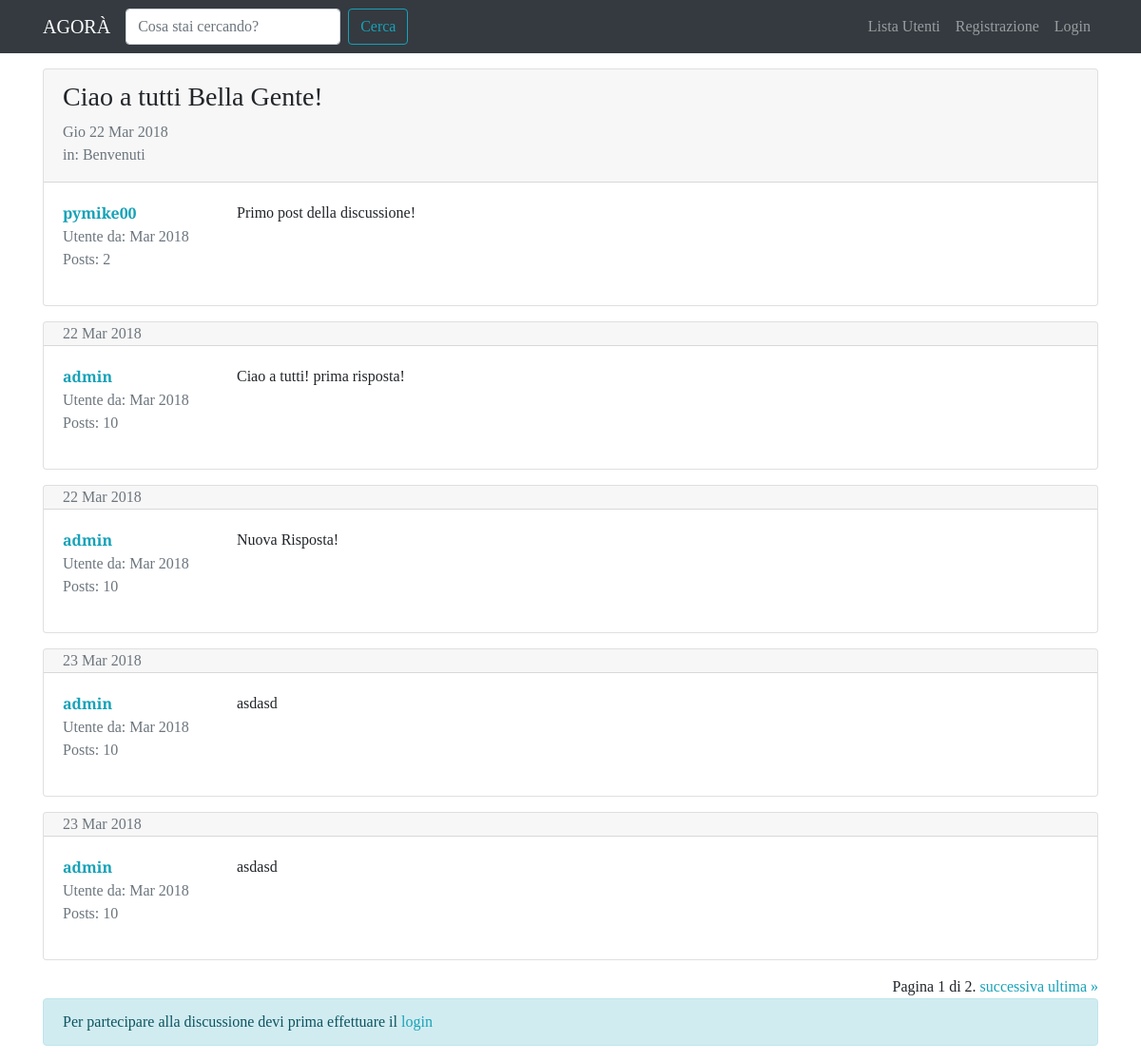
The page /forum/discussione/2/ on the database its author committed.
### forum/models.py (models this page shows, shortened)
class Discussione(models.Model):
    titolo = models.CharField(max_length=120)
    data_creazione = models.DateTimeField(auto_now_add=True)
    autore_discussione = models.ForeignKey(User, on_delete=models.CASCADE, related_name="discussioni")
    sezione_appartenenza = models.ForeignKey(Sezione, on_delete=models.CASCADE)
    class Meta:
        verbose_name = "Discussione"
        verbose_name_plural = "Discussioni"

class Post(models.Model):
    autore_post = models.ForeignKey(User, on_delete=models.CASCADE, related_name="posts")
    contenuto = models.TextField()
    data_creazione = models.DateTimeField(auto_now_add=True)
    discussione = models.ForeignKey(Discussione, on_delete=models.CASCADE)
    class Meta:
        verbose_name = "Post"
        verbose_name_plural = "Posts"

class Sezione(models.Model):
    nome_sezione = models.CharField(max_length=80)
    descrizione = models.CharField(max_length=150, blank=True, null=True)
    logo_sezione = models.ImageField(blank=True, null=True)
    def __str__(self):
        return self.nome_sezione
    class Meta:
        verbose_name = "Sezione"
        verbose_name_plural = "Sezioni"

### forum/views.py (the view)
# urls.py: path('discussione/<int:pk>/', views.visualizzaDiscussione, name="visualizza_discussione"),
def visualizzaDiscussione(request, pk):
    discussione = get_object_or_404(Discussione, pk=pk)
    posts_discussione = Post.objects.filter(discussione=discussione)
    paginator = Paginator(posts_discussione, 5)
    page = request.GET.get("pagina")
    posts = paginator.get_page(page)
    form_risposta = PostModelForm()
    context = {"discussione": discussione,
               "posts_discussione": posts,
               "form_risposta": form_risposta}
    return render(request, "forum/singola_discussione.html", context)

### forum/forms.py
class PostModelForm(forms.ModelForm):
    class Meta:
        model = Post
        fields = ["contenuto"]
        widgets = {
            "contenuto" : forms.Textarea(attrs={'rows': '5'})
        }
        labels = {
            "contenuto" : "Messaggio"
        }

### forum/templates/forum/singola_discussione.html (shortened to what this page needs)
{% extends 'base.html' %}
{% load crispy_forms_tags %}
{% block content %}
    {% for post in posts_discussione %}
        <div class="card my-3">
            {% if forloop.first and not "pagina" in request.get_full_path %}
                <div class="card-header pb-0">
                    <h3>{{ discussione.titolo }}</h3>
                    <p class="text-muted">{{ discussione.data_creazione|date:"D d M Y" }}
                    <br>in: {{ discussione.sezione_appartenenza }}</p>
                </div>
            {% else %}
                <div class="card-header py-0">
                    <p class="text-muted mb-0">
                        {{ post.data_creazione|date:"d M Y" }}
                    </p>
                </div>
            {% endif %}
            <div class="card-body">
                <div class="row">
                    <div class="col-xl-2 col-4">
                        <p class="mb-0"><a href="{% url 'user_profile' username=post.autore_post.username %}"><strong>{{ post.autore_post }}</strong></a></p>
                        <p class="text-muted mb-0">Utente da: {{ post.autore_post.date_joined|date:"M Y" }}</p>
                        <p class="text-muted" >Posts: {{ post.autore_post.posts.count }}</p>
                    </div>
                    <div class="col-xl-10 col-8">
                        <p class="my-0">{{ post.contenuto|linebreaks }}</p>
                    </div>
                </div>
            </div>
        </div>
    {% endfor %}
    <div class="text-right">
    <span class="step-links">
        <span class="current">
            Pagina {{ posts_discussione.number }} di {{ posts_discussione.paginator.num_pages }}.
        </span>
        {% if posts_discussione.has_next %}
            <a href="?pagina={{ posts_discussione.next_page_number }}">successiva</a>
            <a href="?pagina={{ posts_discussione.paginator.num_pages }}">ultima &raquo;</a>
        {% endif %}
    </span>
</div>
    {% if request.user.is_authenticated %}
        {% include 'forum/form_risposta.html' %}
    {% else %}
        <div class="alert alert-info" role="alert">
            Per partecipare alla discussione devi prima effettuare il <a href="{% url 'login' %}?next={{ request.get_full_path }}">login</a>
        </div>
    {% endif %}
{% endblock content %}

### static-storage/css/agora.css (style rules this page uses)
body { font-family: 'Slabo 27px', serif; }
a, a:hover { color: #17a2b8; }

### rows shown on the page
Post: autore_post "pymike00", autore_post.date_joined "Mar 2018", autore_post.posts.count "2", contenuto "Primo post della discussione!"
Discussione: titolo "Ciao a tutti Bella Gente!", data_creazione "Gio 22 Mar 2018", sezione_appartenenza "Benvenuti"
Post: data_creazione "22 Mar 2018", autore_post "admin", autore_post.date_joined "Mar 2018", autore_post.posts.count "10", contenuto "Ciao a tutti! prima risposta!"
Post: data_creazione "22 Mar 2018", autore_post "admin", autore_post.date_joined "Mar 2018", autore_post.posts.count "10", contenuto "Nuova Risposta!"
Post: data_creazione "23 Mar 2018", autore_post "admin", autore_post.date_joined "Mar 2018", autore_post.posts.count "10", contenuto "asdasd"
Post: data_creazione "23 Mar 2018", autore_post "admin", autore_post.date_joined "Mar 2018", autore_post.posts.count "10", contenuto "asdasd"

### other values the page prints
{{ posts_discussione.number }} "1"
{{ posts_discussione.paginator.num_pages }} "2"
